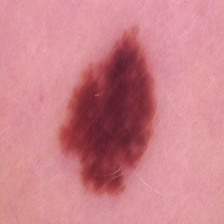
#> input picture skin-cancer-malignant-vs-benign/data/test/benign/1029.jpg, 224 x 224 px, found by its file name; its folder holds 3 pictures in this run
$ jupyter execute --allow-errors Skin_Cancer_Predict_Model.ipynb   (shell and % lines are left out)
#> lines starting #> are read from the running program, lines starting #| are printed output that depends on the picture
# SKIN CANCER - Malignment vs benign

[cell 1]
import numpy as np
import pandas as pd
from PIL import Image
import os
import seaborn as sns
import matplotlib.pyplot as plt

[cell 2]
print(os.listdir('../ANN_from_Scratch/skin-cancer-malignant-vs-benign/data/'))

[cell 3]
path_to_benign_trainset = "../ANN_from_Scratch/skin-cancer-malignant-vs-benign/data/train/benign/"
path_to_malignment_trainset = "../ANN_from_Scratch/skin-cancer-malignant-vs-benign/data/train/malignant/"

path_to_benign_testset = '../ANN_from_Scratch/skin-cancer-malignant-vs-benign/data/test/benign/'
path_to_malignment_testset = '../ANN_from_Scratch/skin-cancer-malignant-vs-benign/data/test/malignant/'

[cell 4]
read_data = lambda x: np.asarray(Image.open(x).convert("RGB"))
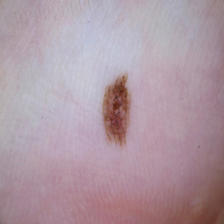
#> input picture skin-cancer-malignant-vs-benign/data/test/benign/1061.jpg, 224 x 224 px, found by its file name
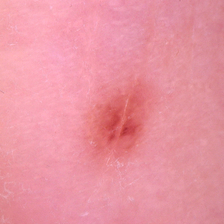
#> input picture skin-cancer-malignant-vs-benign/data/test/benign/1077.jpg, 224 x 224 px, found by its file name
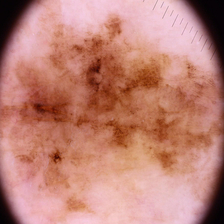
#> input picture skin-cancer-malignant-vs-benign/data/test/malignant/1026.jpg, 224 x 224 px, found by its file name

#use:
#read_data(os.path.join(path_to_benign_trainset, '3.jpg'))

## Loading Data:

[cell 5]
#loading & assigning train set:

train_data_benign = [read_data(os.path.join(path_to_benign_trainset, x)) for x in os.listdir(path_to_benign_trainset)]
train_data_malignment = [read_data(os.path.join(path_to_malignment_trainset, x)) for x in os.listdir(path_to_malignment_trainset)]

X_train_benign = np.array(train_data_benign, dtype='uint8')
X_train_malignment = np.array(train_data_malignment, dtype='uint8')

[cell 6]
#loading & assigning test set:

test_data_benign = [read_data(os.path.join(path_to_benign_testset, x)) for x in os.listdir(path_to_benign_testset)]
test_data_malignment = [read_data(os.path.join(path_to_malignment_testset, x)) for x in os.listdir(path_to_malignment_testset)]

X_test_benign = np.array(test_data_benign, dtype="uint8")
X_test_malignment = np.array(test_data_malignment, dtype='uint8')

## Labelling Data:

[cell 7]
# Consider as output assignment to orignial data for binary classification: [NOTE: .shape[0] for 1st dimension]
# benign: 0
# malignment: 1

y_train_benign = np.zeros(X_train_benign.shape[0])
#> y_train_benign = [0, 0, 0]
y_train_malignment = np.ones(X_train_malignment.shape[0])
#> y_train_malignment = [1]
print("Train Output Data: \nBenign:",y_train_benign,"\nMalignment:",y_train_malignment)
#| Train Output Data:
#| Benign: [0. 0. 0.]
#| Malignment: [1.]

y_test_benign = np.zeros(X_test_benign.shape[0])
#> y_test_benign = [0, 0, 0]
y_test_malignment = np.ones(X_test_malignment.shape[0])
#> y_test_malignment = [1]
#print("Test Output Data: \n",y_test_benign,"\n",y_test_malignment)

## Merging & Shuffling - Benign & Malignment Dataset:

[cell 8]
# Merge
X_train = np.concatenate((X_train_benign, X_train_malignment), axis=0)
y_train = np.concatenate((y_train_benign, y_train_malignment), axis=0)
#> y_train = [0, 0, 0, 1]

X_test = np.concatenate((X_test_benign, X_test_malignment), axis=0)
y_test = np.concatenate((y_test_benign, y_test_malignment), axis=0)
#> y_test = [0, 0, 0, 1]

[cell 9]
# Shuffle

shuf = np.arange(X_train.shape[0])
np.random.shuffle(shuf)
X_train = X_train[shuf]
y_train = y_train[shuf]

shuf = np.arange(X_test.shape[0])
np.random.shuffle(shuf)
X_test = X_test[shuf]
y_test = y_test[shuf]

# Data Visualization:

[cell 10]
height = 30
width = 40
fig = plt.figure(figsize=(10,10))

rows = 4
cols = 5

#> (the rest of this cell did not finish here and is left out)

# Data Preprocessing:

[cell 11]
# X_train[0]

[cell 12]
# Converting to Scaler Values
X_train = X_train/255
X_test = X_test/255

[cell 13]
X_train

[cell 14]
# Reshaping to feed as input layer for ANN
input_set = X_train.reshape(X_train.shape[0], -1)
test_set = X_test.reshape(X_test.shape[0], -1)
len(input_set[0])
#> Out = 150528

[cell 15]
input_set

[cell 16]
# Label reshaping:
labels = y_train.reshape(len(y_train), 1)
labels

---

# ARTIFICIAL NEURAL NETWORKS

- From scratch without importing predefined libraries

### 1. Hyperparameters set-up (learning rate - alpha):

[cell 17]
lr = 0.05

### 2. Weights (w) & Bias (b) initialization:

[cell 18]
len(input_set[0])
#> Out = 150528

[cell 19]
np.random.seed(50)

# Size of weights will be same as that of input values here 150528
weights = np.random.rand(150528, 1)

# Size of bias is constant
bias = np.random.rand(1)


print("\nWeights: ",weights)
print("\nbias: ", bias)
print("\nForward Propagation equation: z = x*w + b",)

### 3. Activation Function Defining:

[cell 20]
#Sigmoid - activation function for binary type of classification

def sigmoid(x):
    return 1/(1+np.exp(-1*x))
sigmoid(0)

### 4. Activation Function Derivation:

[cell 21]
def deri_sigmoid(x):
    return sigmoid(x)*(1-sigmoid(x))

### 5. Building Up & Training ANN model:

[cell 22]
epochs = 50

**Step:1: Forward Propagation Function: inputs.weights + bias (. for dot product)**

**Step:2: Feeding Forward Function to Activation function (here, sigmoid)**

**Step:3: BackPropagation:**
- **Calculating loss (error) using loss function** (i.e. difference b/w predicted value and original values.
- **Calculating Gradient (rate_of_change)**
- **Transposing input_sets / weights as:** `Z = W'X + b`

**Step:4: Optimization:**
- **Commonly use Optimizer in ANN: Gradient Descent: <br> `w = w - lr*z` <br> `b = b - lr*z`**

[cell 23]
# ANN Model Building:

def ANN_model(input_set, y_train, weights, bias, epochs, learning_rate):
#> called with input_set = array of shape (4, 150528), y_train = array of shape (4, 1), weights = array of shape (150528, 1), bias = array of shape (1,), epochs = 50, learning_rate = 0.05
    lr = learning_rate
    labels = y_train
    weights = weights
    bias = bias
    ip = np.around(input_set).astype(int)
    for epoch in range(epochs):
        inputs = ip
        #inputs = input_set

        # Summation Function : X*W + b
        XW = np.dot(inputs, weights) + bias

        # Activation Function : sigmoid
        z = sigmoid(XW)

        # Backpropagation
        #  Loss Function:
        error = (z - labels)
        print("\nEpoch: {}/{} :-------> Loss (ave.) : {}".format(epoch,epochs,error.mean()))

        #  Rate of Change calculation:
        deri_cost = error
        deri_pred = deri_sigmoid(z)
        del_z = deri_cost*deri_pred

        #  Transposing (any one of weights/inputs)L
        inputs = inputs.T

        # Optimization:
        weights = weights - lr*np.dot(inputs, del_z)
        for i in del_z:
            bias = bias - lr*i
#> this loop made 50 passes
#> (XW, z, deri_cost, deri_pred, del_z) on passes 1 to 5: ([72118.2, 47660.3, 66970.5, 61482.3], [1, 1, 1, 1], [1, 0, 1, 1], [0.197, 0.197, 0.197, 0.197], [0.197, 0, 0.197, 0.197]), ([68206.3, 45046.5, 63289.1, 57978.4], [1, 1, 1, 1], [1, 0, 1, 1], [0.197, 0.197, 0.197, 0.197], [0.197, 0, 0.197, 0.197]), ([64294.5, 42432.6, 59607.8, 54474.6], [1, 1, 1, 1], [1, 0, 1, 1], [0.197, 0.197, 0.197, 0.197], [0.197, 0, 0.197, 0.197]), ([60382.7, 39818.8, 55926.4, 50970.7], [1, 1, 1, 1], [1, 0, 1, 1], [0.197, 0.197, 0.197, 0.197], [0.197, 0, 0.197, 0.197]), ([56470.9, 37204.9, 52245, 47466.8], [1, 1, 1, 1], [1, 0, 1, 1], [0.197, 0.197, 0.197, 0.197], [0.197, 0, 0.197, 0.197])
#| Epoch: 0/50 :-------> Loss (ave.) : 0.75
#| Epoch: 1/50 :-------> Loss (ave.) : 0.75
#| Epoch: 2/50 :-------> Loss (ave.) : 0.75
#| Epoch: 3/50 :-------> Loss (ave.) : 0.75
#| Epoch: 4/50 :-------> Loss (ave.) : 0.75
#| Epoch: 5/50 :-------> Loss (ave.) : 0.75
#| Epoch: 6/50 :-------> Loss (ave.) : 0.75
#| Epoch: 7/50 :-------> Loss (ave.) : 0.75
#> (further printed lines are left out)
#> after the loop, bias = [0.191]

    return (weights, bias)

#### Training Model:

[cell 24]
model = ANN_model(input_set, labels, weights, bias, epochs, learning_rate=lr)

[cell 25]
model

### 6. Prediction

[cell 26]
sigmoid(np.dot(test_set[0], model[0]) + model[1])
#> Out = [0]

[cell 27]
y_test[0]

[cell 28]
# Rough Prediction function:

def ANN_model_predict(inp_single, model):
    w,b = model
    return 1 if 0.5<(sigmoid(np.dot(inp_single, w) + b)) else 0

[cell 29]
y_pred = []
for test_data in test_set:
    y_pred.append(ANN_model_predict(test_data, model))
#> this loop made 4 passes
#> after the loop, y_pred = [0, 1, 1, 1]

y_pred
#> Out = [0, 1, 1, 1]
